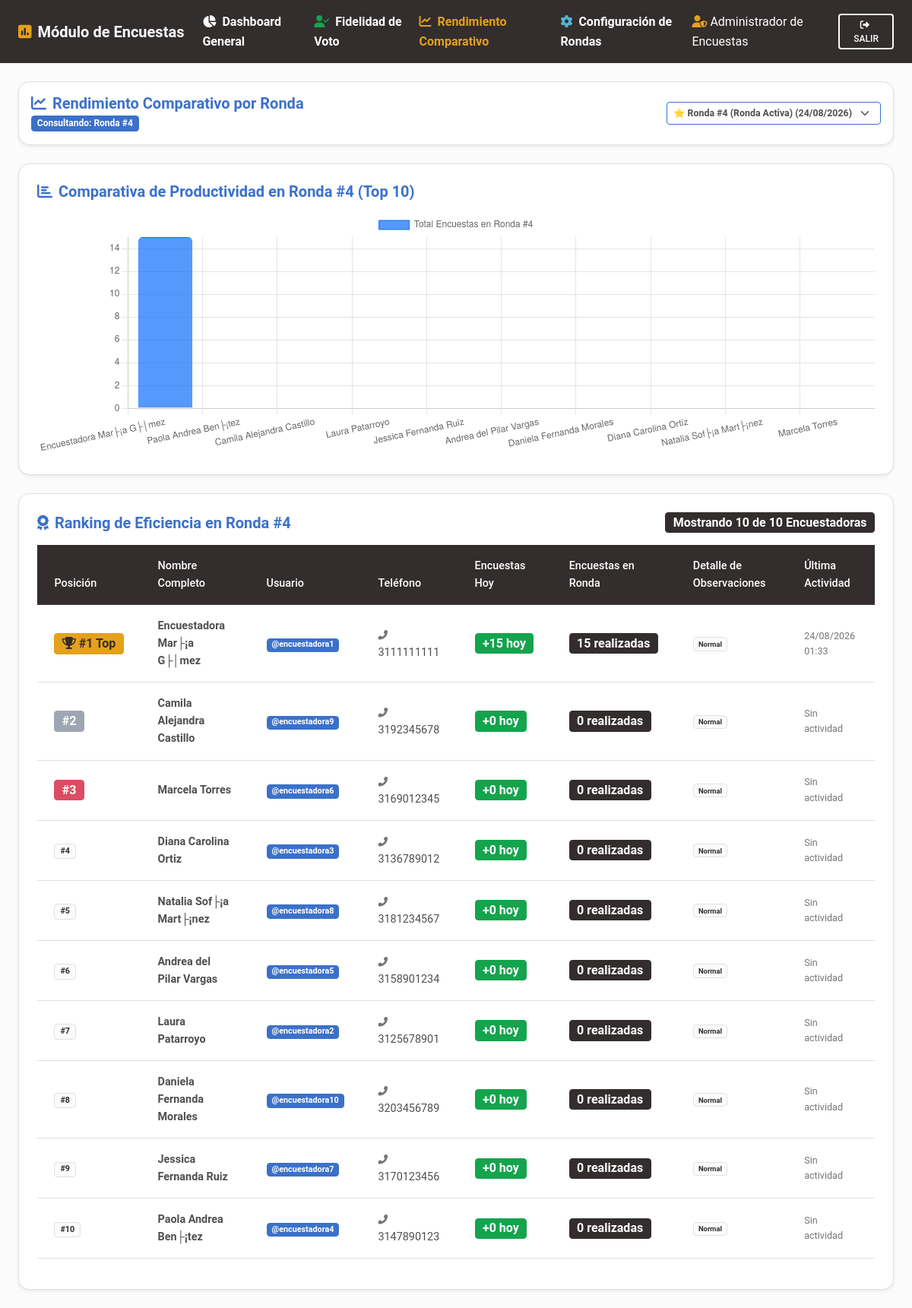
Screenshot of /admin_encuestas/rendimiento.php (signed in) with the database file from the repository.
### tables this page shows
CREATE TABLE `usuarios` (
  `id` int(11) NOT NULL AUTO_INCREMENT,
  `nombre_completo` varchar(150) NOT NULL,
  `cedula` varchar(20) NOT NULL,
  `telefono` varchar(20) NOT NULL,
  `username` varchar(50) NOT NULL,
  `password` varchar(255) NOT NULL,
  `role_id` int(11) NOT NULL,
  `codigo_referido` varchar(30) NOT NULL,
  `intentos_fallidos` int(11) DEFAULT 0,
  `bloqueado_hasta` datetime DEFAULT NULL,
  `creado_en` datetime DEFAULT current_timestamp(),
  PRIMARY KEY (`id`),
  UNIQUE KEY `cedula` (`cedula`),
  UNIQUE KEY `username` (`username`),
  UNIQUE KEY `codigo_referido` (`codigo_referido`),
  KEY `role_id` (`role_id`),
  CONSTRAINT `usuarios_ibfk_1` FOREIGN KEY (`role_id`) REFERENCES `roles` (`id`)
);

CREATE TABLE `rondas_encuestas` (
  `id` int(11) NOT NULL AUTO_INCREMENT,
  `numero_ronda` int(11) NOT NULL,
  `nombre_ronda` varchar(150) DEFAULT NULL,
  `creado_por` int(11) NOT NULL,
  `creado_en` datetime DEFAULT current_timestamp(),
  PRIMARY KEY (`id`)
);

### config/auth.php (called while the page is built, shortened)
<?php
require_once __DIR__ . '/security.php';
function getCurrentUser() {
    $pdo = getDB();
    $stmt = $pdo->prepare("SELECT u.*, r.nombre as role_name FROM usuarios u JOIN roles r ON u.role_id = r.id WHERE u.id = ?");
    $stmt->execute([$_SESSION['user_id']]);
    return $stmt->fetch();
}

### config/security.php (called while the page is built, shortened)
<?php
function e($string) {
    return htmlspecialchars((string)$string, ENT_QUOTES, 'UTF-8');
}

### admin_encuestas/rendimiento.php (the view, shortened to what this page needs)
<?php
require_once __DIR__ . '/../config/security.php';
require_once __DIR__ . '/../config/auth.php';
$admin = getCurrentUser();
$pdo = getDB();
$paginaActual = max(1, (int)($_GET['page'] ?? 1));
$registrosPorPagina = 16;
$offset = ($paginaActual - 1) * $registrosPorPagina;
$stmtTotalEnc = $pdo->query("SELECT COUNT(*) FROM usuarios WHERE role_id = 4");
$totalEncuestadoras = $stmtTotalEnc->fetchColumn();
$stmtHistorialRondas = $pdo->query("SELECT * FROM rondas_encuestas ORDER BY numero_ronda DESC");
$listaRondas = $stmtHistorialRondas->fetchAll();
$rondaActiva = $listaRondas[0] ?? ['id' => 1, 'numero_ronda' => 1, 'nombre_ronda' => 'Ronda Inicial #1', 'creado_en' => date('Y-m-d H:i:s')];
$rondaSeleccionadaParam = $_GET['ronda'] ?? '';
if ($rondaSeleccionadaParam === 'todas') {
    $rondaConsulta = 'todas';
    $tituloRondaConsulta = "Consolidado de Todas las Rondas";
} elseif (!empty($rondaSeleccionadaParam)) {
    $rondaConsulta = (int)$rondaSeleccionadaParam;
    $stmtInfoR = $pdo->prepare("SELECT numero_ronda FROM rondas_encuestas WHERE id = ?");
    $stmtInfoR->execute([$rondaConsulta]);
    $numR = $stmtInfoR->fetchColumn();
    $tituloRondaConsulta = "Ronda #" . ($numR ?: $rondaConsulta);
} else {
    $stmtRondaConResp = $pdo->query("SELECT ronda_id FROM respuestas_encuestas ORDER BY creado_en DESC LIMIT 1");
    $rondaConsulta = (int)($stmtRondaConResp->fetchColumn() ?: $rondaActiva['id']);
    $stmtInfoR = $pdo->prepare("SELECT numero_ronda FROM rondas_encuestas WHERE id = ?");
    $stmtInfoR->execute([$rondaConsulta]);
    $numR = $stmtInfoR->fetchColumn();
    $tituloRondaConsulta = "Ronda #" . ($numR ?: $rondaConsulta);
}
if ($rondaConsulta === 'todas') {
    $sqlRendimiento = "
        SELECT u.id, u.nombre_completo, u.username, u.telefono,
               COUNT(re.id) as total_encuestas,
               SUM(CASE WHEN DATE(re.creado_en) = CURDATE() THEN 1 ELSE 0 END) as encuestas_hoy,
               AVG(CHAR_LENGTH(re.observaciones)) as promedio_detalles,
               MAX(re.creado_en) as ultima_actividad
        FROM usuarios u
        LEFT JOIN respuestas_encuestas re ON re.encuestadora_id = u.id
        WHERE u.role_id = 4
        GROUP BY u.id, u.nombre_completo, u.username, u.telefono
        ORDER BY total_encuestas DESC, encuestas_hoy DESC
    ";
    $sqlRendimientoPaginado = $sqlRendimiento . " LIMIT " . $registrosPorPagina . " OFFSET " . $offset;
    $stmtRendimiento = $pdo->query($sqlRendimientoPaginado);
    $stmtTop10 = $pdo->query("
        SELECT u.nombre_completo, COUNT(re.id) as total
        FROM usuarios u
        LEFT JOIN respuestas_encuestas re ON re.encuestadora_id = u.id
        WHERE u.role_id = 4
        GROUP BY u.id, u.nombre_completo
        ORDER BY total DESC
        LIMIT 10
    ");
} else {
    $sqlRendimiento = "
        SELECT u.id, u.nombre_completo, u.username, u.telefono,
               COUNT(re.id) as total_encuestas,
               SUM(CASE WHEN DATE(re.creado_en) = CURDATE() THEN 1 ELSE 0 END) as encuestas_hoy,
               AVG(CHAR_LENGTH(re.observaciones)) as promedio_detalles,
               MAX(re.creado_en) as ultima_actividad
        FROM usuarios u
        LEFT JOIN respuestas_encuestas re ON re.encuestadora_id = u.id AND re.ronda_id = ?
        WHERE u.role_id = 4
        GROUP BY u.id, u.nombre_completo, u.username, u.telefono
        ORDER BY total_encuestas DESC, encuestas_hoy DESC
    ";
    $sqlRendimientoPaginado = $sqlRendimiento . " LIMIT " . $registrosPorPagina . " OFFSET " . $offset;
    $stmtRendimiento = $pdo->prepare($sqlRendimientoPaginado);
    $stmtRendimiento->execute([$rondaConsulta]);
    $stmtTop10 = $pdo->prepare("
        SELECT u.nombre_completo, COUNT(re.id) as total
        FROM usuarios u
        LEFT JOIN respuestas_encuestas re ON re.encuestadora_id = u.id AND re.ronda_id = ?
        WHERE u.role_id = 4
        GROUP BY u.id, u.nombre_completo
        ORDER BY total DESC
        LIMIT 10
    ");
    $stmtTop10->execute([$rondaConsulta]);
}
$listaRendimiento = $stmtRendimiento->fetchAll();
$top10 = $stmtTop10->fetchAll();
$chartNombres = [];
$chartTotales = [];
foreach ($top10 as $t) {
    $chartNombres[] = $t['nombre_completo'];
    $chartTotales[] = (int)$t['total'];
}
?>
<!DOCTYPE html>
<html lang="es">
<head>
    <link rel="stylesheet" href="https://cdnjs.cloudflare.com/ajax/libs/font-awesome/6.4.0/css/all.min.css">
    <link rel="stylesheet" href="https://cdnjs.cloudflare.com/ajax/libs/mdb-ui-kit/6.4.0/mdb.min.css">
    <link rel="stylesheet" href="../assets/css/custom.css">
</head>
<body class="bg-light">
<?php $activeTab = 'rendimiento'; include __DIR__ . '/navbar.php'; ?>
<div class="container-fluid px-4 py-4">
    <div class="card card-custom mb-4 shadow-sm border">
        <div class="card-body p-3 d-flex flex-wrap justify-content-between align-items-center gap-2">
            <div>
                <h5 class="fw-bold text-primary mb-0"><i class="fas fa-chart-line me-2"></i>Rendimiento Comparativo por Ronda</h5>
                <span class="badge bg-primary text-white mt-1">Consultando: <?= e($tituloRondaConsulta) ?></span>
            </div>
            <form action="rendimiento.php" method="GET" class="d-inline-block">
                <select name="ronda" class="form-select form-select-sm fw-bold border-primary shadow-0" onchange="this.form.submit()">
                    <?php foreach ($listaRondas as $r): ?>
                        <option value="<?= $r['id'] ?>" <?= $rondaConsulta == $r['id'] ? 'selected' : '' ?>>
                            <?= $r['id'] == $rondaActiva['id'] ? '⭐ Ronda #' . $r['numero_ronda'] . ' (Ronda Activa)' : 'Ronda #' . $r['numero_ronda'] ?> (<?= date('d/m/Y', strtotime($r['creado_en'])) ?>)
                        </option>
                    <?php endforeach; ?>
                </select>
            </form>
        </div>
    </div>
    <div class="card card-custom mb-4 shadow-sm border">
        <div class="card-body p-4">
            <h5 class="fw-bold text-primary mb-3"><i class="fas fa-chart-bar me-2"></i>Comparativa de Productividad en <?= e($tituloRondaConsulta) ?> (Top 10)</h5>
            <div style="height: 320px; width: 100%;">
                <canvas id="chartRendimiento"></canvas>
            </div>
        </div>
    </div>
    <div class="card card-custom shadow-sm border">
        <div class="card-body p-4">
            <div class="d-flex justify-content-between align-items-center mb-3">
                <h5 class="fw-bold text-primary mb-0"><i class="fas fa-award me-2"></i>Ranking de Eficiencia en <?= e($tituloRondaConsulta) ?></h5>
                <span class="badge bg-dark fs-6">Mostrando <?= count($listaRendimiento) ?> de <?= $totalEncuestadoras ?> Encuestadoras</span>
            </div>
            <div class="table-responsive">
                <table class="table table-hover align-middle">
                    <thead class="table-dark">
                        <tr>
                            <th>Posición</th>
                            <th>Nombre Completo</th>
                            <th>Usuario</th>
                            <th>Teléfono</th>
                            <th>Encuestas Hoy</th>
                            <th>Encuestas en Ronda</th>
                            <th>Detalle de Observaciones</th>
                            <th>Última Actividad</th>
                        </tr>
                    </thead>
                    <tbody>
                        <?php if (empty($listaRendimiento)): ?>
                            <tr>
                                <td colspan="8" class="text-center py-4 text-muted">No hay datos de rendimiento disponibles en <?= e($tituloRondaConsulta) ?>.</td>
                            </tr>
                        <?php else: ?>
                            <?php $pos = $offset + 1; foreach ($listaRendimiento as $r): ?>
                                <tr>
                                    <td>
                                        <?php if ($pos === 1): ?>
                                            <span class="badge bg-warning text-dark fs-6"><i class="fas fa-trophy me-1"></i>#1 Top</span>
                                        <?php elseif ($pos === 2): ?>
                                            <span class="badge bg-secondary fs-6">#2</span>
                                        <?php elseif ($pos === 3): ?>
                                            <span class="badge bg-danger fs-6">#3</span>
                                        <?php else: ?>
                                            <span class="badge bg-light text-dark border">#<?= $pos ?></span>
                                        <?php endif; ?>
                                    </td>
                                    <td class="fw-bold"><?= e($r['nombre_completo']) ?></td>
                                    <td><span class="badge bg-primary">@<?= e($r['username']) ?></span></td>
                                    <td><i class="fas fa-phone-alt me-1 text-muted small"></i><?= e($r['telefono']) ?></td>
                                    <td><span class="badge bg-success fs-6">+<?= $r['encuestas_hoy'] ?> hoy</span></td>
                                    <td><span class="badge bg-dark fs-6"><?= $r['total_encuestas'] ?> realizadas</span></td>
                                    <td class="small">
                                        <?php if ($r['promedio_detalles'] > 20): ?>
                                            <span class="badge bg-success">Alto Detalle (<?= round($r['promedio_detalles']) ?> chars)</span>
                                        <?php else: ?>
                                            <span class="badge bg-light text-dark border">Normal</span>
                                        <?php endif; ?>
                                    </td>
                                    <td class="small text-muted">
                                        <?= $r['ultima_actividad'] ? date('d/m/Y H:i', strtotime($r['ultima_actividad'])) : 'Sin actividad' ?>
                                    </td>
                                </tr>
                            <?php $pos++; endforeach; ?>
                        <?php endif; ?>
                    </tbody>
                </table>
            </div>
        </div>
    </div>
</div>
<script>
    document.addEventListener('DOMContentLoaded', function() {
        const ctx = document.getElementById('chartRendimiento').getContext('2d');
        new Chart(ctx, {
            type: 'bar',
            data: {
                labels: <?= json_encode($chartNombres) ?>,
                datasets: [{
                    label: 'Total Encuestas en <?= e($tituloRondaConsulta) ?>',
                    data: <?= json_encode($chartTotales) ?>,
                    backgroundColor: 'rgba(13, 110, 253, 0.7)',
                    borderColor: 'rgba(13, 110, 253, 1)',
                    borderWidth: 1,
                    borderRadius: 5
                }]
            },
            options: {
                responsive: true,
                maintainAspectRatio: false,
                scales: {
                    y: {
                        beginAtZero: true,
                        ticks: { stepSize: 1 }
                    }
                }
            }
        });
    });
</script>
</body>
</html>

### admin_encuestas/navbar.php (shortened to what this page needs)
<nav class="navbar navbar-expand-lg navbar-dark bg-dark shadow-0 py-2">
    <div class="container-fluid px-4">
        <a class="navbar-brand fw-bold" href="dashboard.php">
            <i class="fas fa-poll text-warning me-2"></i>Módulo de Encuestas
        </a>
        <div class="collapse navbar-collapse" id="navEncuestadoras">
            <ul class="navbar-nav me-auto mb-2 mb-lg-0">
                <li class="nav-item">
                    <a class="nav-link <?= $activeTab === 'dashboard' ? 'active text-warning' : 'text-white' ?> fw-bold" href="dashboard.php">
                        <i class="fas fa-chart-pie me-1"></i> Dashboard General
                    </a>
                </li>
                <li class="nav-item">
                    <a class="nav-link <?= $activeTab === 'fidelidad' ? 'active text-warning' : 'text-white' ?> fw-bold" href="fidelidad.php">
                        <i class="fas fa-user-check me-1 text-success"></i> Fidelidad de Voto
                    </a>
                </li>
                <li class="nav-item">
                    <a class="nav-link <?= $activeTab === 'rendimiento' ? 'active text-warning' : 'text-white' ?> fw-bold" href="rendimiento.php">
                        <i class="fas fa-chart-line me-1 text-warning"></i> Rendimiento Comparativo
                    </a>
                </li>
                <li class="nav-item">
                    <a class="nav-link <?= $activeTab === 'configuracion' ? 'active text-warning' : 'text-white' ?> fw-bold" href="configuracion.php">
                        <i class="fas fa-cog me-1 text-info"></i> Configuración de Rondas
                    </a>
                </li>
            </ul>
            <div class="d-flex align-items-center">
                <span class="text-white me-3"><i class="fas fa-user-shield text-warning me-1"></i><?= e($admin['nombre_completo']) ?></span>
                <a href="../logout.php" class="btn btn-outline-light btn-sm"><i class="fas fa-sign-out-alt me-1"></i> Salir</a>
            </div>
        </div>
    </div>
</nav>

### assets/css/custom.css (style rules this page uses)
:root { --primary-color: #0d47a1; --secondary-color: #1976d2; --accent-color: #ff6f00; --bg-light: #f5f7fa; }
body { background-color: var(--bg-light); font-family: 'Roboto', 'Segoe UI', sans-serif; color: #333; }
.card-custom { border: none; border-radius: 15px; box-shadow: 0 6px 18px rgba(0, 0, 0, 0.06); transition: transform 0.2s ease, box-shadow 0.2s ease; }

### rows the page displays
usuarios: nombre_completo "Administrador de Encuestas"
rondas_encuestas: numero_ronda "Ronda #4"
usuarios: shows "#1 Top", nombre_completo "Encuestadora Mar├¡a G├│mez", username "encuestadora1", telefono "3111111111", encuestas_hoy "15", total_encuestas "15", ultima_actividad "24/08/2026 01:33"
usuarios: shows "#2", nombre_completo "Camila Alejandra Castillo", username "encuestadora9", telefono "3192345678", encuestas_hoy "0", total_encuestas "0", shows "Sin actividad"
usuarios: shows "#3", nombre_completo "Marcela Torres", username "encuestadora6", telefono "3169012345", encuestas_hoy "0", total_encuestas "0", shows "Sin actividad"
usuarios: nombre_completo "Diana Carolina Ortiz", username "encuestadora3", telefono "3136789012", encuestas_hoy "0", total_encuestas "0", shows "Sin actividad"
usuarios: nombre_completo "Natalia Sof├¡a Mart├¡nez", username "encuestadora8", telefono "3181234567", encuestas_hoy "0", total_encuestas "0", shows "Sin actividad"
usuarios: nombre_completo "Andrea del Pilar Vargas", username "encuestadora5", telefono "3158901234", encuestas_hoy "0", total_encuestas "0", shows "Sin actividad"
usuarios: nombre_completo "Laura Patarroyo", username "encuestadora2", telefono "3125678901", encuestas_hoy "0", total_encuestas "0", shows "Sin actividad"
usuarios: nombre_completo "Daniela Fernanda Morales", username "encuestadora10", telefono "3203456789", encuestas_hoy "0", total_encuestas "0", shows "Sin actividad"
usuarios: nombre_completo "Jessica Fernanda Ruiz", username "encuestadora7", telefono "3170123456", encuestas_hoy "0", total_encuestas "0", shows "Sin actividad"
usuarios: nombre_completo "Paola Andrea Ben├¡tez", username "encuestadora4", telefono "3147890123", encuestas_hoy "0", total_encuestas "0", shows "Sin actividad"

### other values shown
count($listaRendimiento) "10"
$totalEncuestadoras "10"
chart data {{ json_encode($chartTotales) }} [15,0,0,0,0,0,0,0,0,0]
